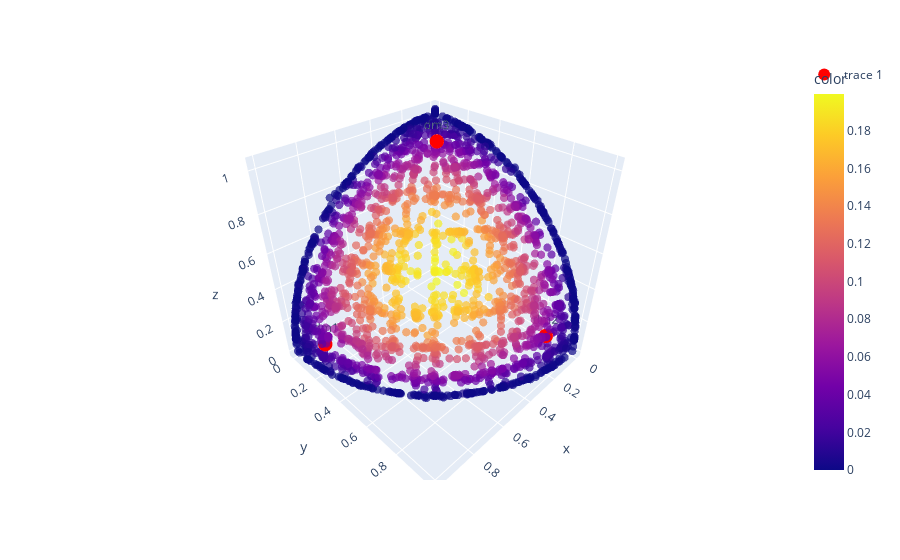

Write notebook code for a chart like this one.
### Code cell
fig = ex.scatter_3d(
    x=front["f_1"],
    y=front["f_2"],
    z=front["f_3"],
    color=front["f_1"] * front["f_2"] * front["f_3"],
    opacity=0.7,
    size=[5]*len(extras.archive.results.optimal_outputs["f_1"]),
    size_max=8,
)
# marker line width = 0
fig.update_traces(marker=dict(line=dict(width=0)))
# add solutions

fig.add_scatter3d(
    x=[solutions[dm]["f_1"] for dm in solutions],
    y=[solutions[dm]["f_2"] for dm in solutions],
    z=[solutions[dm]["f_3"] for dm in solutions],
    mode="markers+text",
    marker=dict(size=5, color="red"),
    text=["dm1", "dm2", "dm3"],
    textposition="top center",
)

### Figure 1 — Plotly figure (JSON) as saved in the notebook; plotly's stock layout.template omitted (floating-point values rounded to 4 significant figures; data arrays with more than 128 entries replaced by an {"elided": "..."} marker saying what was removed)
{"data": [{"hovertemplate": "x=%{x}<br>y=%{y}<br>z=%{z}<br>size=%{marker.size}<br>color=%{marker.color}<extra></extra>", "legendgroup": "", "marker": {"color": {"elided": "2352 float values"}, "coloraxis": "coloraxis", "line": {"width": 0}, "opacity": 0.7, "size": {"elided": "2352 int values"}, "sizemode": "area", "sizeref": 0.07812, "symbol": "circle"}, "mode": "markers", "name": "", "scene": "scene", "showlegend": false, "type": "scatter3d", "x": {"elided": "2352 float values"}, "y": {"elided": "2352 float values"}, "z": {"elided": "2352 float values"}}, {"marker": {"color": "red", "size": 5}, "mode": "markers+text", "text": ["dm1", "dm2", "dm3"], "textposition": "top center", "type": "scatter3d", "x": [0.95, 0.21, 0.23], "y": [0.2, 0.95, 0.24], "z": [0.15, 0.21, 0.98]}], "layout": {"coloraxis": {"colorbar": {"title": {"text": "color"}}, "colorscale": [[0, "#0d0887"], [0.1111, "#46039f"], [0.2222, "#7201a8"], [0.3333, "#9c179e"], [0.4444, "#bd3786"], [0.5556, "#d8576b"], [0.6667, "#ed7953"], [0.7778, "#fb9f3a"], [0.8889, "#fdca26"], [1, "#f0f921"]]}, "legend": {"itemsizing": "constant", "tracegroupgap": 0}, "margin": {"t": 60}, "scene": {"domain": {"x": [0, 1], "y": [0, 1]}, "xaxis": {"title": {"text": "x"}}, "yaxis": {"title": {"text": "y"}}, "zaxis": {"title": {"text": "z"}}}}}
